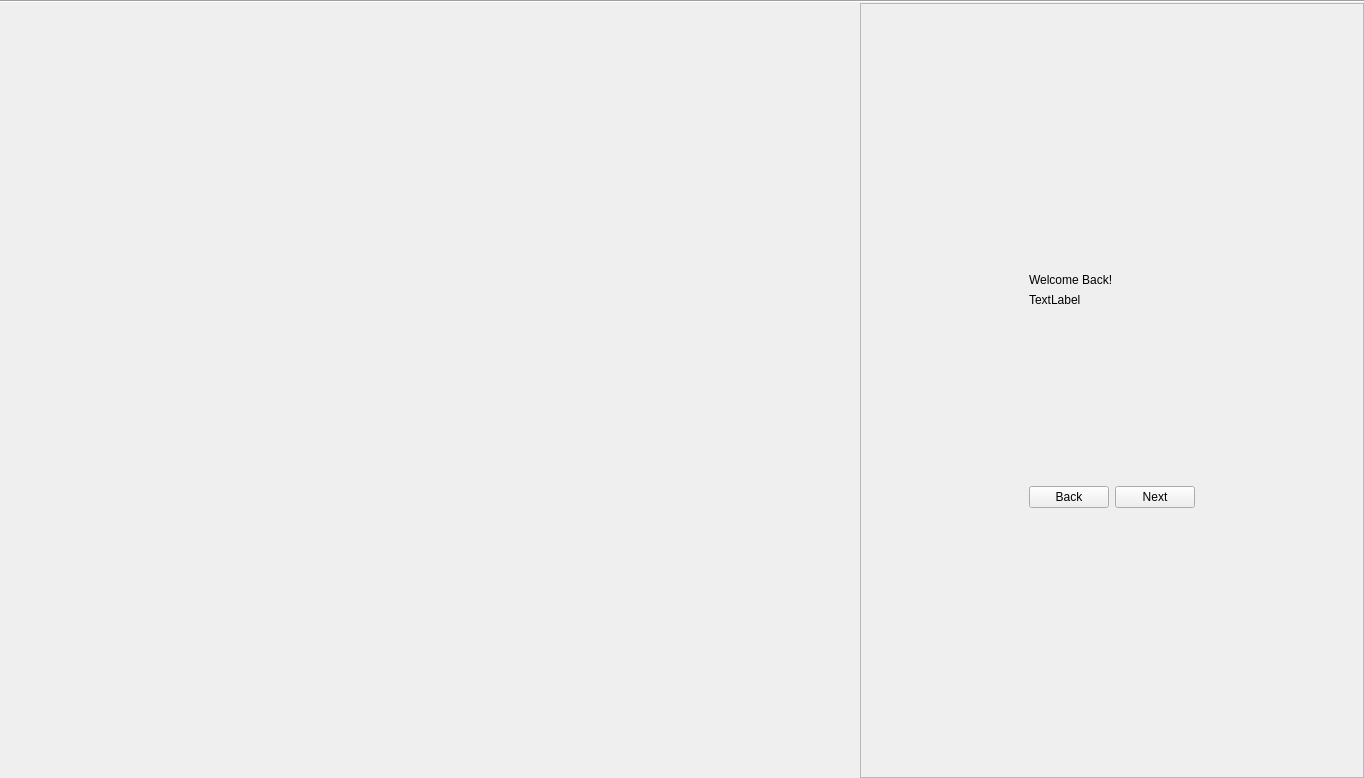
<?xml version="1.0" encoding="UTF-8"?>
<ui version="4.0">
    <class>UserForm</class>
    <widget class="QWidget" name="UserForm">
        <property name="geometry">
            <rect>
                <x>0</x>
                <y>0</y>
                <width>1364</width>
                <height>778</height>
            </rect>
        </property>
        <property name="windowTitle">
            <string>Philmcgi Pipeline 2.0</string>
        </property>
        <layout class="QVBoxLayout" name="verticalLayout">
            <property name="spacing">
                <number>0</number>
            </property>
            <property name="leftMargin">
                <number>0</number>
            </property>
            <property name="topMargin">
                <number>0</number>
            </property>
            <property name="rightMargin">
                <number>0</number>
            </property>
            <property name="bottomMargin">
                <number>0</number>
            </property>
            <item>
                <widget class="Line" name="header_line">
                    <property name="orientation">
                        <enum>Qt::Horizontal</enum>
                    </property>
                </widget>
            </item>
            <item>
                <layout class="QHBoxLayout" name="horizontalLayout">
                    <property name="spacing">
                        <number>0</number>
                    </property>
                    <item>
                        <widget class="QLabel" name="Welcome_label">
                            <property name="sizePolicy">
                                <sizepolicy hsizetype="Preferred" vsizetype="Preferred">
                                    <horstretch>100</horstretch>
                                    <verstretch>100</verstretch>
                                </sizepolicy>
                            </property>
                            <property name="minimumSize">
                                <size>
                                    <width>600</width>
                                    <height>0</height>
                                </size>
                            </property>
                            <property name="styleSheet">
                                <string>font: 75 24pt &quot;MS Shell Dlg 2&quot;;</string>
                            </property>
                            <property name="text">
                                <string/>
                            </property>
                            <property name="pixmap">
                                <pixmap>../../../../../../../../resources/logo.png</pixmap>
                            </property>
                            <property name="scaledContents">
                                <bool>true</bool>
                            </property>
                            <property name="alignment">
                                <set>Qt::AlignCenter</set>
                            </property>
                            <property name="indent">
                                <number>0</number>
                            </property>
                        </widget>
                    </item>
                    <item>
                        <widget class="QFrame" name="right_frame">
                            <property name="sizePolicy">
                                <sizepolicy hsizetype="Preferred" vsizetype="Preferred">
                                    <horstretch>0</horstretch>
                                    <verstretch>0</verstretch>
                                </sizepolicy>
                            </property>
                            <property name="styleSheet">
                                <string notr="true"/>
                            </property>
                            <property name="frameShape">
                                <enum>QFrame::StyledPanel</enum>
                            </property>
                            <property name="frameShadow">
                                <enum>QFrame::Raised</enum>
                            </property>
                            <layout class="QGridLayout" name="gridLayout_2">
                                <item row="0" column="1">
                                    <spacer name="verticalSpacer">
                                        <property name="orientation">
                                            <enum>Qt::Vertical</enum>
                                        </property>
                                        <property name="sizeType">
                                            <enum>QSizePolicy::MinimumExpanding</enum>
                                        </property>
                                        <property name="sizeHint" stdset="0">
                                            <size>
                                                <width>20</width>
                                                <height>150</height>
                                            </size>
                                        </property>
                                    </spacer>
                                </item>
                                <item row="1" column="0">
                                    <spacer name="horizontalSpacer_3">
                                        <property name="orientation">
                                            <enum>Qt::Horizontal</enum>
                                        </property>
                                        <property name="sizeType">
                                            <enum>QSizePolicy::MinimumExpanding</enum>
                                        </property>
                                        <property name="sizeHint" stdset="0">
                                            <size>
                                                <width>150</width>
                                                <height>20</height>
                                            </size>
                                        </property>
                                    </spacer>
                                </item>
                                <item row="1" column="1" colspan="2">
                                    <widget class="QFrame" name="main_frame">
                                        <property name="sizePolicy">
                                            <sizepolicy hsizetype="Expanding" vsizetype="MinimumExpanding">
                                                <horstretch>1</horstretch>
                                                <verstretch>1</verstretch>
                                            </sizepolicy>
                                        </property>
                                        <property name="minimumSize">
                                            <size>
                                                <width>0</width>
                                                <height>0</height>
                                            </size>
                                        </property>
                                        <property name="styleSheet">
                                            <string notr="true"/>
                                        </property>
                                        <property name="frameShape">
                                            <enum>QFrame::NoFrame</enum>
                                        </property>
                                        <property name="frameShadow">
                                            <enum>QFrame::Plain</enum>
                                        </property>
                                        <layout class="QGridLayout" name="gridLayout">
                                            <item row="4" column="0">
                                                <widget class="QScrollArea" name="form_scrollArea">
                                                    <property name="frameShape">
                                                        <enum>QFrame::NoFrame</enum>
                                                    </property>
                                                    <property name="frameShadow">
                                                        <enum>QFrame::Plain</enum>
                                                    </property>
                                                    <property name="widgetResizable">
                                                        <bool>true</bool>
                                                    </property>
                                                    <widget class="QWidget" name="scrollAreaWidgetContents">
                                                        <property name="geometry">
                                                            <rect>
                                                                <x>0</x>
                                                                <y>0</y>
                                                                <width>158</width>
                                                                <height>89</height>
                                                            </rect>
                                                        </property>
                                                    </widget>
                                                </widget>
                                            </item>
                                            <item row="0" column="0">
                                                <spacer name="inside_verticalSpacer_5">
                                                    <property name="orientation">
                                                        <enum>Qt::Vertical</enum>
                                                    </property>
                                                    <property name="sizeType">
                                                        <enum>QSizePolicy::MinimumExpanding</enum>
                                                    </property>
                                                    <property name="sizeHint" stdset="0">
                                                        <size>
                                                            <width>20</width>
                                                            <height>17</height>
                                                        </size>
                                                    </property>
                                                </spacer>
                                            </item>
                                            <item row="5" column="0">
                                                <spacer name="inside_verticalSpacer_3">
                                                    <property name="orientation">
                                                        <enum>Qt::Vertical</enum>
                                                    </property>
                                                    <property name="sizeType">
                                                        <enum>QSizePolicy::Fixed</enum>
                                                    </property>
                                                    <property name="sizeHint" stdset="0">
                                                        <size>
                                                            <width>20</width>
                                                            <height>30</height>
                                                        </size>
                                                    </property>
                                                </spacer>
                                            </item>
                                            <item row="3" column="0">
                                                <spacer name="inside_verticalSpacer_1">
                                                    <property name="orientation">
                                                        <enum>Qt::Vertical</enum>
                                                    </property>
                                                    <property name="sizeType">
                                                        <enum>QSizePolicy::Fixed</enum>
                                                    </property>
                                                    <property name="sizeHint" stdset="0">
                                                        <size>
                                                            <width>20</width>
                                                            <height>35</height>
                                                        </size>
                                                    </property>
                                                </spacer>
                                            </item>
                                            <item row="2" column="0">
                                                <widget class="QLabel" name="user_label">
                                                    <property name="text">
                                                        <string>TextLabel</string>
                                                    </property>
                                                    <property name="alignment">
                                                        <set>Qt::AlignLeading|Qt::AlignLeft|Qt::AlignVCenter</set>
                                                    </property>
                                                </widget>
                                            </item>
                                            <item row="1" column="0">
                                                <widget class="QLabel" name="welcome_label">
                                                    <property name="text">
                                                        <string>Welcome Back!</string>
                                                    </property>
                                                </widget>
                                            </item>
                                            <item row="6" column="0">
                                                <layout class="QHBoxLayout" name="button_Layout">
                                                    <item>
                                                        <widget class="QPushButton" name="previous_button">
                                                            <property name="text">
                                                                <string>Back</string>
                                                            </property>
                                                        </widget>
                                                    </item>
                                                    <item>
                                                        <widget class="QPushButton" name="next_button">
                                                            <property name="sizePolicy">
                                                                <sizepolicy hsizetype="Preferred" vsizetype="Preferred">
                                                                    <horstretch>0</horstretch>
                                                                    <verstretch>0</verstretch>
                                                                </sizepolicy>
                                                            </property>
                                                            <property name="styleSheet">
                                                                <string notr="true"/>
                                                            </property>
                                                            <property name="text">
                                                                <string>Next</string>
                                                            </property>
                                                        </widget>
                                                    </item>
                                                </layout>
                                            </item>
                                            <item row="7" column="0">
                                                <spacer name="inside_verticalSpacer_4">
                                                    <property name="orientation">
                                                        <enum>Qt::Vertical</enum>
                                                    </property>
                                                    <property name="sizeType">
                                                        <enum>QSizePolicy::MinimumExpanding</enum>
                                                    </property>
                                                    <property name="sizeHint" stdset="0">
                                                        <size>
                                                            <width>20</width>
                                                            <height>14</height>
                                                        </size>
                                                    </property>
                                                </spacer>
                                            </item>
                                        </layout>
                                    </widget>
                                </item>
                                <item row="1" column="3">
                                    <spacer name="horizontalSpacer_4">
                                        <property name="orientation">
                                            <enum>Qt::Horizontal</enum>
                                        </property>
                                        <property name="sizeType">
                                            <enum>QSizePolicy::MinimumExpanding</enum>
                                        </property>
                                        <property name="sizeHint" stdset="0">
                                            <size>
                                                <width>150</width>
                                                <height>20</height>
                                            </size>
                                        </property>
                                    </spacer>
                                </item>
                                <item row="2" column="2">
                                    <spacer name="verticalSpacer_2">
                                        <property name="orientation">
                                            <enum>Qt::Vertical</enum>
                                        </property>
                                        <property name="sizeType">
                                            <enum>QSizePolicy::MinimumExpanding</enum>
                                        </property>
                                        <property name="sizeHint" stdset="0">
                                            <size>
                                                <width>20</width>
                                                <height>150</height>
                                            </size>
                                        </property>
                                    </spacer>
                                </item>
                            </layout>
                        </widget>
                    </item>
                </layout>
            </item>
        </layout>
    </widget>
    <resources/>
    <connections/>
</ui>
